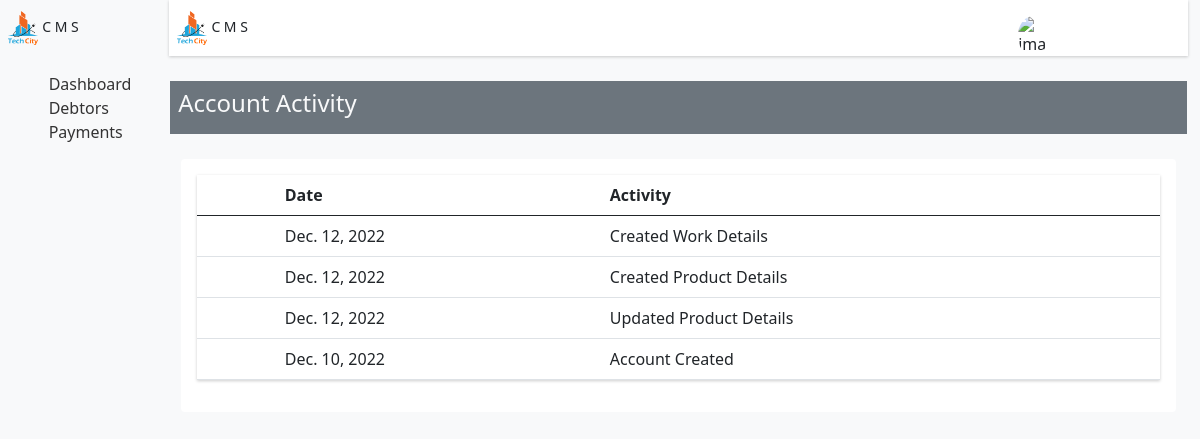
Screenshot of /accountActivity/activity/2/ with the database file from the repository.
### notis/models.py (models this page shows)
class Notifications(models.Model):
    user = models.ForeignKey("base.User", on_delete=models.CASCADE)
    partial_id = models.CharField(max_length=50)
    title = models.CharField(max_length=50)
    content = models.CharField(max_length=255)
    is_read = models.CharField(max_length=50, blank=True, default = 'no')
    created = models.DateField(auto_now_add=True)
    class Meta:
        ordering = ['-created']
    def __str__(self):
        return self.title

### notis/views.py (the view)
# urls.py: path('activity/<int:pk>/', views.activity, name = 'activity'),
def activity(request, pk):
    try:
        debtor = Debtor.objects.get(pk=pk)
    except Debtor.DoesNotExist:
        pass
    notis =  Notifications.objects.filter(partial_id = debtor.phonenumber)
    print(notis)
    context = {
        "activities":notis
    }
    return render(request, 'debtors/activities/activities.html', context)

### Templates/debtors/activities/activities.html (shortened to what this page needs)
{% extends 'base/base.html' %}
{% load static %}
{% block content %}
<div class="dash">
    {% include 'base/aside.html' %}
    <div class="center-panel">
        <div class="container">
            <div class="top-panel text-dark d-flex flex-row justify-content-between">
                <div class="dash-logo d-flex align-items-center justify-content-between py-3">
                    <div class="px-2">
                        <img src="{% static 'assets/tc_logo.png' %}" alt="logo" class="" width='30px'>
                        <small class="text-dark">C M S</small>
                    </div>
                </div>
                <div class="top-panel-contents py-3 ">
                    <div class="user-notifications px-4 d-flex align-items-center">
                        <img src="{{user.image.url}}" alt="image" width="30px">
                        <small><i class="bi bi-bell" onclick="notficationsShow();"></i></small>
                        <small><i class="bi bi-gear px-3" onclick="settingsShow();"></i></small>
                        <div class="drop-menu">
                            <i class="bi bi-list px-2" onclick="show();"></i>
                        </div>
                    </div>
                </div>
            </div>
        </div>
        <section class="main-app-area mt-4">
            <div class="container">
                <div class="heading d-flex justify-content-between align-items-center mb-4 bg-secondary text-light">
                    <div class="debtor-details d-flex align-items-center py-2 px-2">
                        <h4>{{debtor.name}} {{debtor.surname}} Account Activity</h4>
                    </div>
                </div>
                <section class="recent-activities mt-4">
                    <div class="container">
                        <div class="row">
                            <div class="col col-mid-8">
                                <div class="card ">
                                    <div class="card-body text-light">
                                        <table class="table-responsive table">
                                            <thead>
                                                <th></th>
                                                <th>Date</th>
                                                <th>Activity</th>
                                            </thead>
                                            <tbody>
                                                {% for activity in activities %}
                                                <tr>
                                                    <td style="color:green;" ><i class="bi bi-box-arrow-in-up"></i></td>
                                                    <td>{{activity.created}}</td>
                                                    <td>{{activity.content}} </td>
                                                </tr>
                                                {% endfor %}
                                            </tbody>
                                        </table>
                                    </div>
                                </div>
                            </div>
                        </div>
                </div>
        </section>
</div>
{% endblock content %}

### static/css/main.css (style rules this page uses)
.dash .center-panel { width:199%; }
.dash { display:flex; flex-direction: row; }

### Templates/base/base.html (style rules this page uses)
body { background:#f8f9fa; }

### Templates/debtors/activities/activities.html (style rules this page uses)
.card { border: none; }
table { box-shadow: 0 1px 3px rgba(0, 0, 0, 0.2) ; }
.top-panel { background: #fff; box-shadow: 0 1px 3px rgba(0, 0, 0, 0.2); }
.top-panel .drop-menu i { font-size: 18px; }
.top-panel { height: 56px; border: none; }

### Templates/base/aside.html (style rules this page uses)
.user-notifications img { border-radius: 50%; }
.heading { border: 1px solid #f8f9fa ; }
.dash-logo { height: 56px; border: none; }

### rows the page displays
Notifications: created "Dec. 12, 2022", content "Created Work Details"
Notifications: created "Dec. 12, 2022", content "Created Product Details"
Notifications: created "Dec. 12, 2022", content "Updated Product Details"
Notifications: created "Dec. 10, 2022", content "Account Created"
